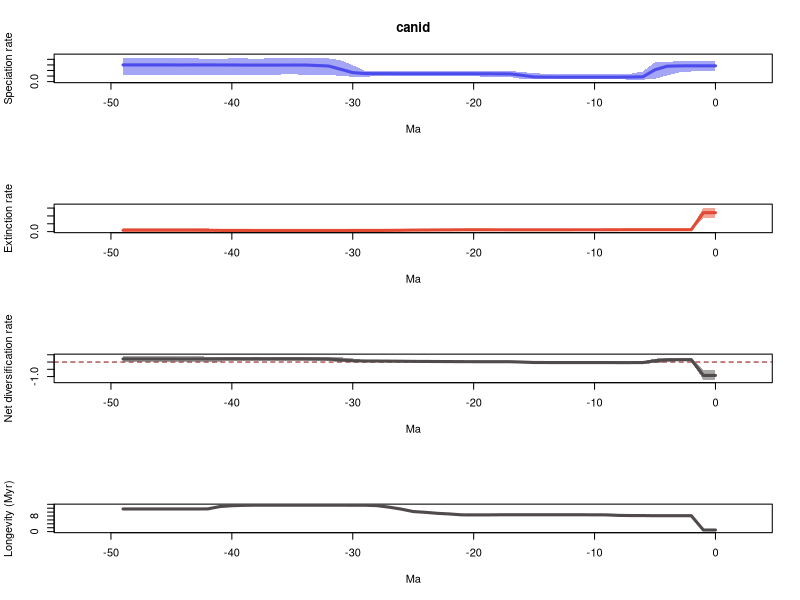

Write the R code that produced this figure.
# 1 files combined:
# 	/home/eeb177-student/Desktop/eeb-177/lab-work/exercise-9/pyrate_mcmc_logs/canid_occ_1_marginal_rates.log

# 95% HPDs calculated using code from Biopy (https://www.cs.auckland.ac.nz/~yhel002/biopy/)

pdf(file='/home/eeb177-student/Desktop/eeb-177/lab-work/exercise-9/pyrate_mcmc_logs/canid_occ_1_marginal_rates_RTT.pdf',width=0.6*9, height=16.8)
par(mfrow=c(4,1))
library(scales)
L_hpd_m95=c(0.182149632472, 0.182149632472,0.182149632472,0.166117863976,0.112336618376,0.0487238476777,0.0355732148021,0.0355732148021,0.0419003604731,0.0419003604731,0.0430782491893,0.0430782491893,0.0430782491893,0.0430782491893,0.0419003604731,0.0448672899229,0.0489539876378,0.0823460347932,0.0877289084242,0.0913544517865,0.0929411335071,0.099929367136,0.0999336080344,0.0999336080344,0.0999336080344,0.0999336080344,0.0999336080344,0.0929411335071,0.0929411335071,0.0913544517865,0.0883876444871,0.100286846317,0.127494077303,0.127494077303,0.118321118745,0.136481112663,0.127494077303,0.127494077303,0.118321118745,0.118321118745,0.118321118745,0.111355838634,0.111355838634,0.111355838634,0.111355838634,0.111355838634,0.111355838634,0.111355838634,0.111355838634,0.111355838634)
L_hpd_M95=c(0.37215996988, 0.37215996988,0.37215996988,0.366707663004,0.356357144679,0.349910197578,0.183232202603,0.141715522428,0.141715522428,0.141715522428,0.142223309173,0.142223309173,0.142223309173,0.142223309173,0.141715522428,0.150200875068,0.173978585864,0.18990507719,0.18990507719,0.18990507719,0.18990507719,0.19342525212,0.19342525212,0.19342525212,0.19342525212,0.18990507719,0.18990507719,0.18990507719,0.18990507719,0.19342525212,0.295865058423,0.384189195641,0.416561866743,0.416561866743,0.416561866743,0.431703911742,0.416561866743,0.416561866743,0.41262795612,0.416561866743,0.416561866743,0.41262795612,0.41262795612,0.416561866743,0.416561866743,0.416561866743,0.416561866743,0.416561866743,0.416561866743,0.416561866743)
M_hpd_m95=c(0.865529423965, 0.865529423965,0.092178077692,0.092178077692,0.092178077692,0.092178077692,0.092178077692,0.092178077692,0.0930906064166,0.092178077692,0.092178077692,0.092178077692,0.092178077692,0.092178077692,0.092178077692,0.092178077692,0.092178077692,0.092178077692,0.092178077692,0.0893894365041,0.0893894365041,0.0794086326211,0.0640352140407,0.0568390170489,0.0568390170489,0.0568390170489,0.0487960100535,0.046006718971,0.0445145657402,0.0445145657402,0.0445145657402,0.0445145657402,0.0445145657402,0.0445145657402,0.0445145657402,0.0445145657402,0.0445145657402,0.0445145657402,0.0445145657402,0.0395122593183,0.0424260269958,0.0390805243416,0.0390805243416,0.0362360674982,0.0362360674982,0.0362360674982,0.0362360674982,0.0362360674982,0.0362360674982,0.0362360674982)
M_hpd_M95=c(1.53119395385, 1.53119395385,0.154332156407,0.154332156407,0.154332156407,0.154332156407,0.152897632056,0.151983594567,0.151983594567,0.143590955889,0.143590955889,0.143590955889,0.142655877278,0.142655877278,0.142655877278,0.142655877278,0.142655877278,0.142655877278,0.143590955889,0.143611673721,0.143611673721,0.143611673721,0.141800087936,0.135643237598,0.135643237598,0.135643237598,0.133819058632,0.116414185385,0.109269457185,0.103381915923,0.103381915923,0.103381915923,0.103381915923,0.103381915923,0.103381915923,0.103381915923,0.103381915923,0.103381915923,0.103381915923,0.0984583023224,0.105322638429,0.106968941417,0.21144452536,0.21144452536,0.21144452536,0.21144452536,0.21144452536,0.21144452536,0.21144452536,0.21144452536)
R_hpd_m95=c(-1.22573913477, -1.22573913477,0.0689972584094,0.0576046509471,0.000316810670183,-0.0762618299647,-0.131059474929,-0.0943316584759,-0.0943316584759,-0.0824725142761,-0.0790790716856,-0.0790790716856,-0.0790790716856,-0.0790790716856,-0.0784104117851,-0.0790790716856,-0.0750789983917,-0.036685746069,-0.0405065028816,-0.038200738055,-0.038200738055,-0.0312517897705,-0.0340605106467,-0.0239927320755,-0.0239927320755,-0.0239927320755,-0.0126373204893,-0.000482858783868,0.00639202622366,0.00639202622366,0.0134068664051,0.033009627613,0.0407838465043,0.0481916005958,0.0576276846944,0.0576276846944,0.0634712629778,0.0634712629778,0.0576276846944,0.0576276846944,0.0540626958117,0.033009627613,0.0146617913075,0.0349457294049,0.0349457294049,0.0349457294049,0.0349457294049,0.0349457294049,0.0349457294049,0.0349457294049)
R_hpd_M95=c(-0.5723503675, -0.5723503675,0.28248418854,0.289684107135,0.254800595239,0.240926289571,0.036946039713,0.034402567377,0.0200076911529,0.0200669272781,0.0231168966326,0.0231168966326,0.0241662093974,0.0241662093974,0.0281232184193,0.034402567377,0.0614794963765,0.0807153069849,0.0756163113036,0.0725760272952,0.0725760272952,0.0807153069849,0.0859829061112,0.099781408139,0.101904899844,0.104297678572,0.118037157507,0.118037157507,0.118932539633,0.130507676603,0.244541883983,0.325813569282,0.347865159157,0.358349966993,0.367925361025,0.365100644929,0.369523025821,0.369523025821,0.365100644929,0.369523025821,0.369523025821,0.354250211822,0.369523025821,0.413514226267,0.413514226267,0.413514226267,0.413514226267,0.429181833895,0.429181833895,0.429181833895)
L_mean=c(0.283652891798, 0.283652891798,0.283652891798,0.282578478419,0.276607759727,0.213307687616,0.086535904066,0.0822870425439,0.0801738246652,0.0801738246652,0.0797739047168,0.0798870050805,0.0802199694708,0.0802199694708,0.0813749103491,0.0839720353507,0.113903581716,0.138745135384,0.14007729377,0.141109988547,0.141699407594,0.142223326497,0.142519246285,0.142519246285,0.142518806858,0.142349661845,0.142351552816,0.143058408455,0.143058408455,0.145263261654,0.161918180321,0.221674908421,0.280300696435,0.289817478155,0.298213510891,0.297397610436,0.297225901147,0.296498125135,0.296917242942,0.296976750058,0.299460288123,0.299708180067,0.299944356109,0.300194743119,0.299180159555,0.300051726624,0.300051726624,0.300305473908,0.300305473908,0.300305473908)
M_mean=c(1.20516719157, 1.20516719157,0.12265547224,0.12265547224,0.12265547224,0.122677039143,0.121569413824,0.121394487355,0.120213083113,0.116525173384,0.116056246287,0.115904621229,0.115701984368,0.115694895679,0.115694895679,0.115694895679,0.115633380541,0.11561655473,0.115956208675,0.116743930835,0.116743930835,0.1163297378,0.110414754733,0.10664196508,0.101088135195,0.0971433901849,0.0865714274718,0.0797232161417,0.0750560870147,0.0739380885511,0.0739380885511,0.0737800380402,0.0737800380402,0.0737800380402,0.0737800380402,0.0737800380402,0.0737800380402,0.0737800380402,0.0737800380402,0.0742495362433,0.0752699465205,0.0778398252872,0.0859337899802,0.0860507249766,0.0860507249766,0.0860507249766,0.0860507249766,0.0860507249766,0.0860507249766,0.0860507249766)
R_mean=c(-0.921514299775, -0.921514299775,0.160997419557,0.159923006179,0.153952287487,0.0906306484722,-0.0350335097583,-0.0391074448114,-0.0400392584473,-0.0363513487192,-0.0362823415703,-0.0360176161489,-0.0354820148967,-0.0354749262086,-0.0343199853304,-0.0317228603288,-0.00172979882481,0.0231285806541,0.0241210850945,0.0243660577122,0.0249554767592,0.0258935886968,0.0321044915524,0.0358772812052,0.0414306716628,0.04520627166,0.0557801253443,0.063335192313,0.06800232144,0.071325173103,0.0879800917703,0.14789487038,0.206520658395,0.216037440115,0.224433472851,0.223617572396,0.223445863107,0.222718087095,0.223137204902,0.222727213814,0.224190341602,0.22186835478,0.214010566129,0.214144018142,0.213129434579,0.214001001648,0.214001001648,0.214254748932,0.214254748932,0.214254748932)
trans=0.5
age=(0:(50-1))* -1
plot(age,age,type = 'n', ylim = c(0, 0.474874302916), xlim = c(-52.5,2.5), ylab = 'Speciation rate', xlab = 'Ma',main='canid' )
polygon(c(age, rev(age)), c(L_hpd_M95, rev(L_hpd_m95)), col = alpha("#4c4cec",trans), border = NA)
lines(rev(age), rev(L_mean), col = "#4c4cec", lwd=3)
plot(age,age,type = 'n', ylim = c(0, 1.68431334923), xlim = c(-52.5,2.5), ylab = 'Extinction rate', xlab = 'Ma' )
polygon(c(age, rev(age)), c(M_hpd_M95, rev(M_hpd_m95)), col = alpha("#e34a33",trans), border = NA)
lines(rev(age), rev(M_mean), col = "#e34a33", lwd=3)
plot(age,age,type = 'n', ylim = c(-1.34831304824, 0.472100017284), xlim = c(-52.5,2.5), ylab = 'Net diversification rate', xlab = 'Ma' )
abline(h=0,lty=2,col="darkred")
polygon(c(age, rev(age)), c(R_hpd_M95, rev(R_hpd_m95)), col = alpha("#504A4B",trans), border = NA)
lines(rev(age), rev(R_mean), col = "#504A4B", lwd=3)
plot(age,age,type = 'n', ylim = c(0, max(1/M_mean)), xlim = c(-52.5,2.5), ylab = 'Longevity (Myr)', xlab = 'Ma' )
lines(rev(age), rev(1/M_mean), col = "#504A4B", lwd=3)
n <- dev.off()